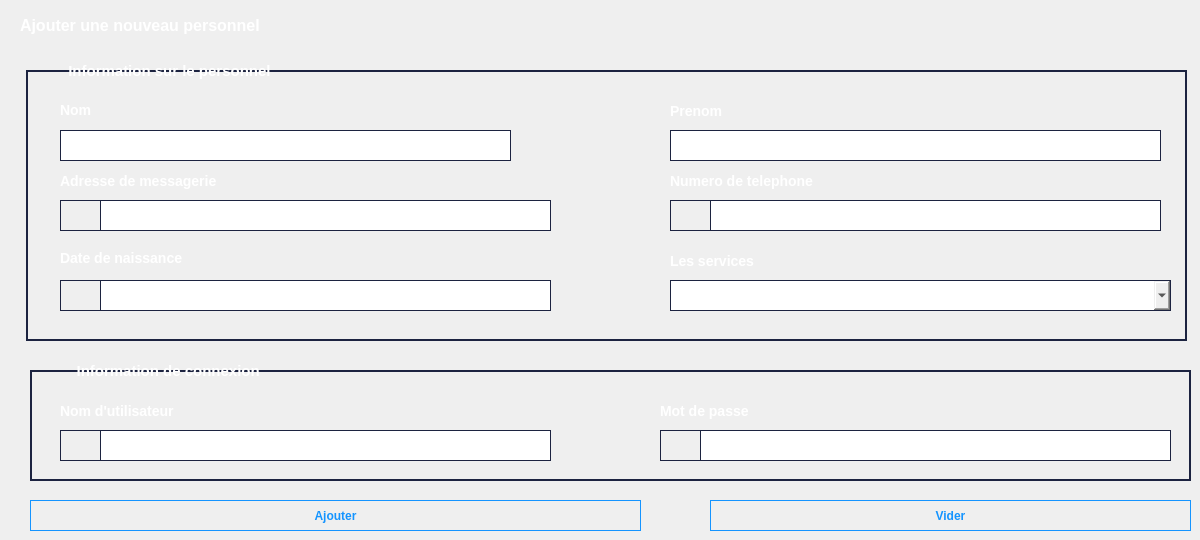
       <widget class="QWidget" name="page_12">
        <property name="styleSheet">
         <string notr="true">QLineEdit {
	border : 1px solid #1c2340;
	padding: 5px 5px 5px 5px;
	color: #ffffff;
}


QLabel {
	color: #ffffff;
	font-size: 14px;
	font-weight: 800;
}


QLabel#IconEmail {
	border : 1px solid #1c2340;
	padding: 5px 1px 1px 1px;
	text-align: center;
    vertical-align: middle;
	background-color: transparent;
 	background-position: center top;
    background-repeat: no-repeat;
    background-origin: content;
    background-image: url(&quot;:/icons/menu/admin/personnel/form/email.png&quot;);
}

QLabel#IconPhone {
	border : 1px solid #1c2340;
	padding: 5px 1px 1px 1px;
	text-align: center;
    vertical-align: middle;
	background-color: transparent;
 	background-position: center top;
    background-repeat: no-repeat;
    background-origin: content;
    background-image: url(&quot;:/icons/menu/admin/personnel/form/phone.png&quot;);
}

QLabel#IconPW {
	border : 1px solid #1c2340;
	padding: 5px 1px 1px 1px;
	text-align: center;
    vertical-align: middle;
	background-color: transparent;
 	background-position: center top;
    background-repeat: no-repeat;
    background-origin: content;
    background-image: url(&quot;:/icons/menu/admin/personnel/form/key.png&quot;);
}

QLabel#IconUser {
	border : 1px solid #1c2340;
	padding: 5px 1px 1px 1px;
	text-align: center;
    vertical-align: middle;
	background-color: transparent;
 	background-position: center top;
    background-repeat: no-repeat;
    background-origin: content;
    background-image: url(&quot;:/icons/menu/admin/personnel/form/user.png&quot;);
}

QLabel#IconDate {
	border : 1px solid #1c2340;
	padding: 5px 1px 1px 1px;
	text-align: center;
    vertical-align: middle;
	background-color: transparent;
 	background-position: center top;
    background-repeat: no-repeat;
    background-origin: content;
    background-image: url(&quot;:/icons/menu/admin/personnel/form/calendar.png&quot;);
}</string>
        </property>
        <widget class="QLineEdit" name="lineEdit_tel">
         <property name="geometry">
          <rect>
           <x>710</x>
           <y>200</y>
           <width>451</width>
           <height>31</height>
          </rect>
         </property>
        </widget>
        <widget class="QLineEdit" name="lineEdit_email">
         <property name="geometry">
          <rect>
           <x>100</x>
           <y>200</y>
           <width>451</width>
           <height>31</height>
          </rect>
         </property>
        </widget>
        <widget class="QPushButton" name="pushButton">
         <property name="geometry">
          <rect>
           <x>30</x>
           <y>500</y>
           <width>611</width>
           <height>31</height>
          </rect>
         </property>
         <property name="styleSheet">
          <string notr="true">QPushButton {
	font-weight: 600;
	text-align: center;
    vertical-align: middle;
   	background-color: transparent;
    border: 1px solid transparent;
	color: #1494ff;
    border-color: #1494ff;
}

QPushButton:hover {
    background-color: #1494ff;
	color: #ffffff;
	font-weight: 600;
}</string>
         </property>
         <property name="text">
          <string>Ajouter</string>
         </property>
        </widget>
        <widget class="QComboBox" name="comboBoxserver">
         <property name="geometry">
          <rect>
           <x>670</x>
           <y>280</y>
           <width>501</width>
           <height>31</height>
          </rect>
         </property>
         <property name="styleSheet">
          <string notr="true">
	border : 1px solid #1c2340;</string>
         </property>
        </widget>
        <widget class="QLabel" name="label_5">
         <property name="geometry">
          <rect>
           <x>60</x>
           <y>250</y>
           <width>141</width>
           <height>16</height>
          </rect>
         </property>
         <property name="text">
          <string>Date de naissance </string>
         </property>
        </widget>
        <widget class="QLabel" name="label_3">
         <property name="geometry">
          <rect>
           <x>670</x>
           <y>170</y>
           <width>211</width>
           <height>21</height>
          </rect>
         </property>
         <property name="text">
          <string>Numero de telephone </string>
         </property>
        </widget>
        <widget class="QLabel" name="label_8">
         <property name="geometry">
          <rect>
           <x>60</x>
           <y>400</y>
           <width>131</width>
           <height>21</height>
          </rect>
         </property>
         <property name="text">
          <string>Nom d'utilisateur </string>
         </property>
        </widget>
        <widget class="QLabel" name="label_25">
         <property name="geometry">
          <rect>
           <x>670</x>
           <y>250</y>
           <width>141</width>
           <height>21</height>
          </rect>
         </property>
         <property name="text">
          <string>Les services</string>
         </property>
        </widget>
        <widget class="QLabel" name="label_10">
         <property name="geometry">
          <rect>
           <x>670</x>
           <y>100</y>
           <width>131</width>
           <height>21</height>
          </rect>
         </property>
         <property name="text">
          <string>Prenom </string>
         </property>
        </widget>
        <widget class="QLabel" name="label_2">
         <property name="geometry">
          <rect>
           <x>60</x>
           <y>170</y>
           <width>181</width>
           <height>21</height>
          </rect>
         </property>
         <property name="text">
          <string>Adresse de messagerie</string>
         </property>
        </widget>
        <widget class="QLabel" name="label_6">
         <property name="geometry">
          <rect>
           <x>60</x>
           <y>360</y>
           <width>251</width>
           <height>21</height>
          </rect>
         </property>
         <property name="font">
          <font>
           <pointsize>-1</pointsize>
           <weight>99</weight>
           <bold>true</bold>
          </font>
         </property>
         <property name="styleSheet">
          <string notr="true">QLabel {
	color: #ffffff;
	font-size: 15px;
	font-weight: 800;
}</string>
         </property>
         <property name="text">
          <string>    Information de connexion </string>
         </property>
        </widget>
        <widget class="QLabel" name="label">
         <property name="geometry">
          <rect>
           <x>60</x>
           <y>100</y>
           <width>81</width>
           <height>20</height>
          </rect>
         </property>
         <property name="text">
          <string>Nom </string>
         </property>
        </widget>
        <widget class="QLineEdit" name="lineEdit_prenom">
         <property name="geometry">
          <rect>
           <x>670</x>
           <y>130</y>
           <width>491</width>
           <height>31</height>
          </rect>
         </property>
        </widget>
        <widget class="QLineEdit" name="lineEdit_nom">
         <property name="geometry">
          <rect>
           <x>60</x>
           <y>130</y>
           <width>451</width>
           <height>31</height>
          </rect>
         </property>
         <property name="text">
          <string/>
         </property>
        </widget>
        <widget class="QLabel" name="label_15">
         <property name="geometry">
          <rect>
           <x>20</x>
           <y>10</y>
           <width>491</width>
           <height>31</height>
          </rect>
         </property>
         <property name="styleSheet">
          <string notr="true">QLabel {
	color: #ffffff;
	font-size: 16px;
	font-weight: 700;
}</string>
         </property>
         <property name="text">
          <string>Ajouter une nouveau personnel</string>
         </property>
        </widget>
        <widget class="QLineEdit" name="lineEdit_utilisateur">
         <property name="geometry">
          <rect>
           <x>100</x>
           <y>430</y>
           <width>451</width>
           <height>31</height>
          </rect>
         </property>
        </widget>
        <widget class="QLineEdit" name="lineEdit_date">
         <property name="geometry">
          <rect>
           <x>100</x>
           <y>280</y>
           <width>451</width>
           <height>31</height>
          </rect>
         </property>
        </widget>
        <widget class="QLineEdit" name="lineEdit_password">
         <property name="geometry">
          <rect>
           <x>700</x>
           <y>430</y>
           <width>471</width>
           <height>31</height>
          </rect>
         </property>
        </widget>
        <widget class="QLabel" name="label_9">
         <property name="geometry">
          <rect>
           <x>660</x>
           <y>400</y>
           <width>121</width>
           <height>21</height>
          </rect>
         </property>
         <property name="text">
          <string>Mot de passe</string>
         </property>
        </widget>
        <widget class="QLabel" name="label_7">
         <property name="geometry">
          <rect>
           <x>60</x>
           <y>60</y>
           <width>251</width>
           <height>21</height>
          </rect>
         </property>
         <property name="font">
          <font>
           <pointsize>-1</pointsize>
           <weight>99</weight>
           <bold>true</bold>
          </font>
         </property>
         <property name="styleSheet">
          <string notr="true">QLabel {
	color: #ffffff;
	font-size: 15px;
	font-weight: 800;
}</string>
         </property>
         <property name="text">
          <string>  Information sur le personnel </string>
         </property>
        </widget>
        <widget class="QLabel" name="IconEmail">
         <property name="geometry">
          <rect>
           <x>60</x>
           <y>200</y>
           <width>41</width>
           <height>31</height>
          </rect>
         </property>
         <property name="styleSheet">
          <string notr="true"/>
         </property>
         <property name="text">
          <string/>
         </property>
        </widget>
        <widget class="QLabel" name="IconPhone">
         <property name="geometry">
          <rect>
           <x>670</x>
           <y>200</y>
           <width>41</width>
           <height>31</height>
          </rect>
         </property>
         <property name="styleSheet">
          <string notr="true"/>
         </property>
         <property name="text">
          <string/>
         </property>
        </widget>
        <widget class="QLabel" name="IconPW">
         <property name="geometry">
          <rect>
           <x>660</x>
           <y>430</y>
           <width>41</width>
           <height>31</height>
          </rect>
         </property>
         <property name="styleSheet">
          <string notr="true"/>
         </property>
         <property name="text">
          <string/>
         </property>
        </widget>
        <widget class="QLabel" name="IconUser">
         <property name="geometry">
          <rect>
           <x>60</x>
           <y>430</y>
           <width>41</width>
           <height>31</height>
          </rect>
         </property>
         <property name="styleSheet">
          <string notr="true"/>
         </property>
         <property name="text">
          <string/>
         </property>
        </widget>
        <widget class="QLabel" name="IconDate">
         <property name="geometry">
          <rect>
           <x>60</x>
           <y>280</y>
           <width>41</width>
           <height>31</height>
          </rect>
         </property>
         <property name="styleSheet">
          <string notr="true"/>
         </property>
         <property name="text">
          <string/>
         </property>
        </widget>
        <widget class="QLabel" name="Box">
         <property name="geometry">
          <rect>
           <x>26</x>
           <y>70</y>
           <width>1161</width>
           <height>271</height>
          </rect>
         </property>
         <property name="styleSheet">
          <string notr="true">QLabel {
	border : 2px solid #1c2340;
}</string>
         </property>
         <property name="text">
          <string/>
         </property>
        </widget>
        <widget class="QLabel" name="Box_2">
         <property name="geometry">
          <rect>
           <x>30</x>
           <y>370</y>
           <width>1161</width>
           <height>111</height>
          </rect>
         </property>
         <property name="styleSheet">
          <string notr="true">QLabel {
	border : 2px solid #1c2340;
}</string>
         </property>
         <property name="text">
          <string/>
         </property>
        </widget>
        <widget class="QPushButton" name="pushButton_15">
         <property name="geometry">
          <rect>
           <x>1070</x>
           <y>20</y>
           <width>111</width>
           <height>41</height>
          </rect>
         </property>
         <property name="styleSheet">
          <string notr="true">QPushButton {
	font-weight: 500;
	text-align: center;
    vertical-align: middle;
	background-color: transparent;
	padding: 0px 15px 15px 20px;
    color: #fff;
	font-size: 11px;
	border : 0;
	border-right: 3px solid transparent;
 	background-position: center top;
    background-repeat: no-repeat;
    background-origin: content;
    background-image: url(&quot;:/icons/menu/admin/personnel/form/back.png&quot;);
}

QPushButton:hover{
    background-image: url(&quot;:/icons/menu/admin/personnel/form/back-hover.png&quot;);
}</string>
         </property>
         <property name="text">
          <string/>
         </property>
        </widget>
        <widget class="QPushButton" name="pushButton_16">
         <property name="geometry">
          <rect>
           <x>710</x>
           <y>500</y>
           <width>481</width>
           <height>31</height>
          </rect>
         </property>
         <property name="styleSheet">
          <string notr="true">QPushButton {
	font-weight: 600;
	text-align: center;
    vertical-align: middle;
   	background-color: transparent;
    border: 1px solid transparent;
	color: #1494ff;
    border-color: #1494ff;
}

QPushButton:hover {
    background-color: #1494ff;
	color: #ffffff;
	font-weight: 600;
}</string>
         </property>
         <property name="text">
          <string>Vider</string>
         </property>
        </widget>
        <zorder>Box_2</zorder>
        <zorder>Box</zorder>
        <zorder>lineEdit_tel</zorder>
        <zorder>lineEdit_email</zorder>
        <zorder>pushButton</zorder>
        <zorder>label_5</zorder>
        <zorder>label_3</zorder>
        <zorder>label_8</zorder>
        <zorder>label_25</zorder>
        <zorder>label_10</zorder>
        <zorder>label_2</zorder>
        <zorder>label_6</zorder>
        <zorder>label</zorder>
        <zorder>lineEdit_prenom</zorder>
        <zorder>lineEdit_nom</zorder>
        <zorder>label_15</zorder>
        <zorder>lineEdit_utilisateur</zorder>
        <zorder>lineEdit_date</zorder>
        <zorder>lineEdit_password</zorder>
        <zorder>label_9</zorder>
        <zorder>label_7</zorder>
        <zorder>IconEmail</zorder>
        <zorder>IconPhone</zorder>
        <zorder>IconPW</zorder>
        <zorder>IconUser</zorder>
        <zorder>IconDate</zorder>
        <zorder>comboBoxserver</zorder>
        <zorder>pushButton_15</zorder>
        <zorder>pushButton_16</zorder>
       </widget>
